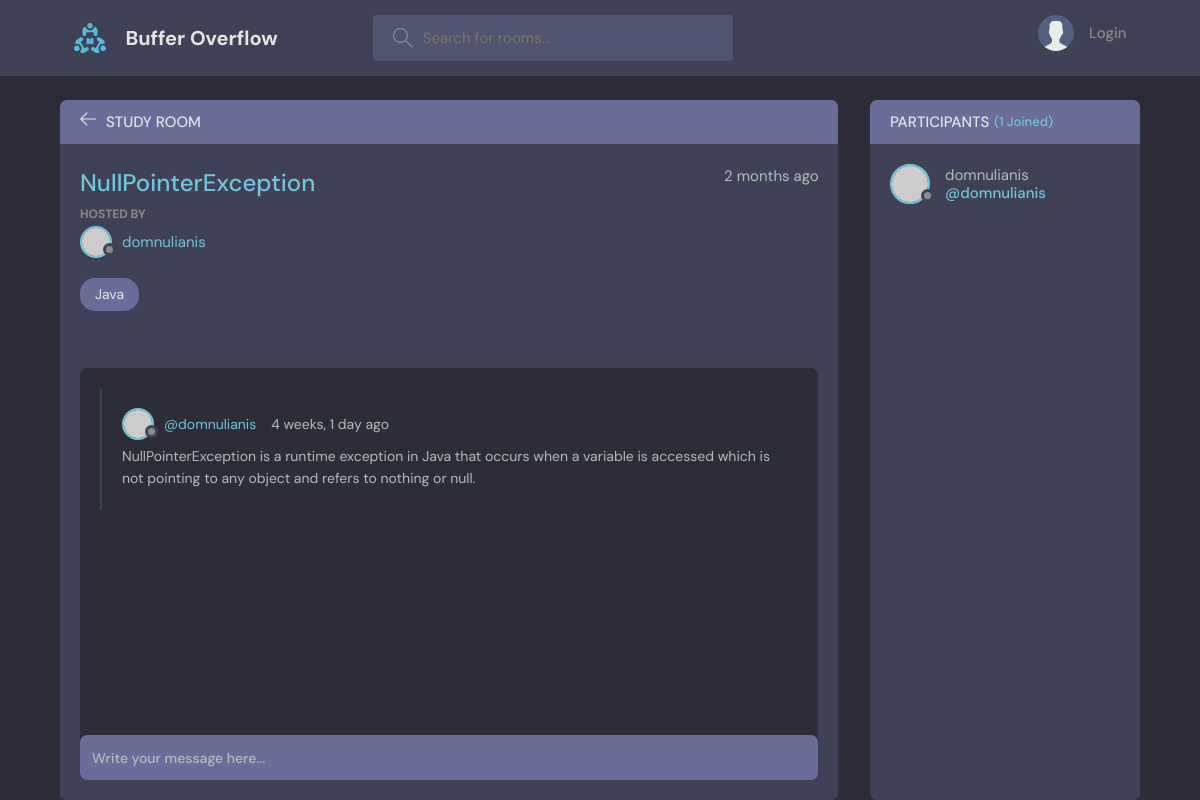
/room/9/, run on the app's committed database.
### base/models.py (models this page shows, shortened)
class Room(models.Model):
    host = models.ForeignKey(User, on_delete=models.SET_NULL, null=True)
    topic = models.ForeignKey(Topic, on_delete=models.SET_NULL, null=True)
    name = models.CharField(max_length=200)
    description = models.TextField(null=True, blank=True)
    participants = models.ManyToManyField(User, related_name='participants', blank=True)
    updated = models.DateTimeField(auto_now=True)
    created = models.DateTimeField(auto_now_add=True)
    class Meta:
        ordering = ['-updated', '-created']

class Topic(models.Model):
    name = models.CharField(max_length=200)
    def __str__(self):
        return self.name

class Message(models.Model):
    user = models.ForeignKey(User, on_delete=models.CASCADE)
    room = models.ForeignKey(Room, on_delete=models.CASCADE)
    body = models.TextField()
    updated = models.DateTimeField(auto_now=True)
    created = models.DateTimeField(auto_now_add=True)
    class Meta:
        ordering = ['-updated', '-created']

### base/views.py (the view, shortened to what this page needs)
# urls.py: path('room/<str:pk>/', views.room, name="room"),
def room(request, pk):
    room = Room.objects.get(id=pk)
    room_messages = room.message_set.all()
    participants = room.participants.all()
    context = {'room': room, 'room_messages': room_messages, 'participants': participants}
    return render(request, 'base/room.html', context)

### base/templates/base/room.html (shortened to what this page needs)
{% extends 'main.html' %}
{% block content %}
<main class="profile-page layout layout--2">
    <div class="container">
        <div class="room">
            <div class="room__top">
                <div class="room__topLeft">
                    <a href="{% url 'home' %}">
                        <svg version="1.1" xmlns="http://www.w3.org/2000/svg" width="32" height="32"
                             viewBox="0 0 32 32">
                            <title>arrow-left</title>
                            <path
                                    d="M13.723 2.286l-13.723 13.714 13.719 13.714 1.616-1.611-10.96-10.96h27.625v-2.286h-27.625l10.965-10.965-1.616-1.607z"
                            ></path>
                        </svg>
                    </a>
                    <h3>Study Room</h3>
                </div>
            </div>
            <div class="room__box scroll">
                <div class="room__header scroll">
                    <div class="room__info">
                        <h3>{{room.name}}</h3>
                        <span>{{room.created|timesince}} ago</span>
                    </div>
                    <div class="room__hosted">
                        <p>Hosted By</p>
                        <a href="{% url 'user-profile' room.host.id %}" class="room__author">
                            <div class="avatar avatar--small">
                                <img src="https://randomuser.me/api/portraits/men/37.jpg"/>
                            </div>
                            <span>{{room.host.username}}</span>
                        </a>
                    </div>
                    <span class="room__topics">{{room.topic}}</span>
                </div>
                <div class="room__conversation">
                    <div class="threads scroll">
                        {% for message in room_messages %}
                        <div class="thread">
                            <div class="thread__top">
                                <div class="thread__author">
                                    <a href="{% url 'user-profile' message.user.id %}" class="thread__authorInfo">
                                        <div class="avatar avatar--small">
                                            <img src="https://randomuser.me/api/portraits/men/37.jpg"/>
                                        </div>
                                        <span>@{{message.user.username}}</span>
                                    </a>
                                    <span class="thread__date">{{message.created|timesince}} ago</span>
                                </div>
                            </div>
                            <div class="thread__details">
                                {{message.body}}
                            </div>
                        </div>
                        {% endfor %}
                    </div>
                </div>
            </div>
            <div class="room__message">
                <form action="" method="POST">
                    <input name="body" placeholder="Write your message here..."/></form>
            </div>
        </div>
        <div class="participants">
            <h3 class="participants__top">Participants <span>({{participants.count}} Joined)</span></h3>
            <div class="participants__list scroll">
                {% for user in participants %}
                <a href="{% url 'user-profile' user.id %}" class="participant">
                    <div class="avatar avatar--medium">
                        <img src="https://randomuser.me/api/portraits/men/37.jpg"/>
                    </div>
                    <p>
                        {{user.username}}
                        <span>@{{user.username}}</span>
                    </p>
                </a>
                {% endfor %}
            </div>
        </div>
    </div>
</main>
{% endblock content %}

### templates/main.html (shortened to what this page needs)
<!DOCTYPE html>
{% load static %}
<html lang="en">
<head>
    <link rel="stylesheet" href="{% static 'styles/style.css' %}"/>
</head>
<body>
{% include 'navbar.html' %}
{% block content %}
{% endblock %}
</body>
</html>

### templates/navbar.html (shortened to what this page needs)
{% load static %}
<header class="header header--loggedIn">
    <div class="container">
        <a href="{% url 'home' %}" class="header__logo">
            <img src="{% static 'images/logo.svg' %}"/>
            <h1>Buffer Overflow</h1>
        </a>
        <form class="header__search" method="GET" action="{% url 'home' %}">
            <label>
                <input name="q" placeholder="Search for rooms..."/>
            </label>
        </form>
        <nav class="header__menu">
            {% if request.user.is_authenticated %}
            <div class="header__user">
                <a href="{% url 'update-user' %}">
                    <div class="avatar avatar--medium active">
                        <img src="https://images.pexels.com/photos/220453/pexels-photo-220453.jpeg?auto=compress&cs=tinysrgb&w=1260&h=750&dpr=1"/>
                    </div>
                    <p>{{request.user.username}}<span>@{{request.user.username}}</span></p>
                </a>
                <button class="dropdown-button">
                    <svg version="1.1" xmlns="http://www.w3.org/2000/svg" width="32" height="32" viewBox="0 0 32 32">
                        <title>chevron-down</title>
                        <path d="M16 21l-13-13h-3l16 16 16-16h-3l-13 13z"></path>
                    </svg>
                </button>
            </div>
            {% else %}
            <a href="{% url 'login' %}">
              <img src="{% static 'images/avatar.svg' %}" />
              <p>Login</p>
            </a>
            {% endif %}
        </nav>
    </div>
</header>

### data on the page
Room: name "NullPointerException", created "2 months", host.username "domnulianis", topic "Java"
Message: user.username "domnulianis", created "4 weeks, 1 day", body "NullPointerException is a runtime exception in Java that occurs when a variable is accessed which is not pointing to any object and refers to nothing or null."

### other printed values
{{ participants.count }} "1"
{{ user.username }} "domnulianis"
